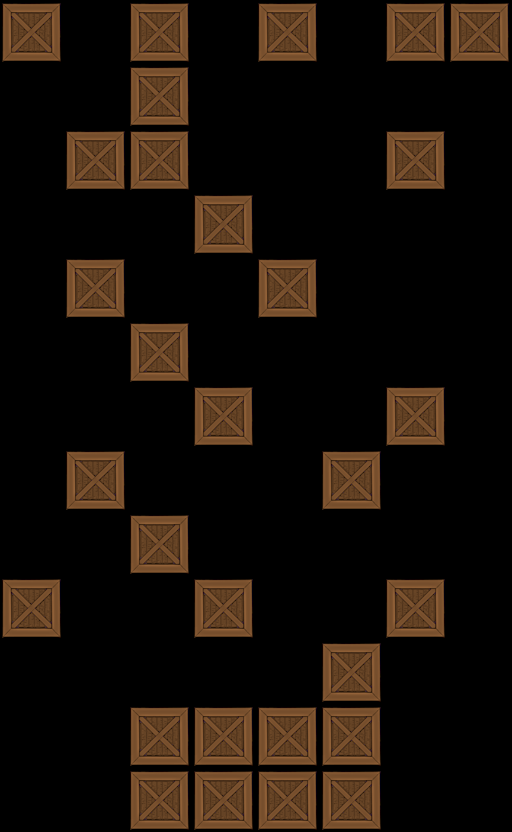

This is a level from a 2D game, rendered from its Tiled map with the project's own tilesets. A one-line summary and the map file follow, with tile-layer data summarised:
An orthogonal 8x13 tile map with 64x64 px tiles, 1 tile layer (Tile Layer 1).

<map version="1.0" orientation="orthogonal" width="8" height="13" tilewidth="64" tileheight="64">
 <tileset firstgid="1" name="crate" tilewidth="64" tileheight="64">
  <image source="../../crate.png" width="64" height="64" />
 </tileset>
 <layer name="Tile Layer 1" width="8" height="13">
  <data>[104 cells, 30 non-empty, 1 distinct tile ids]</data>
 </layer>
</map>
